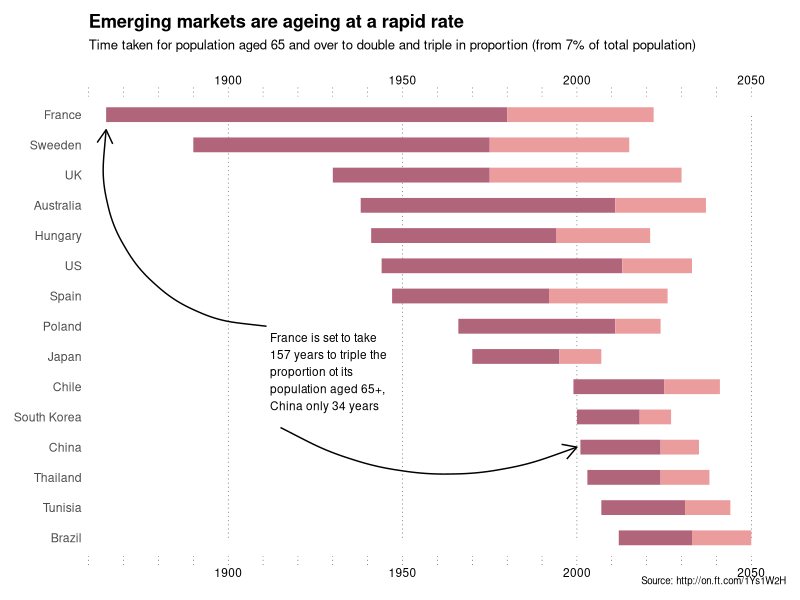

Source code (R):
# https://gist.github.com/hrbrmstr/f12101f8ef1657f9e1457e0dde1602f8#file-ftpop-csv


ft <- tibble::tribble(
       ~country, ~start_year, ~double, ~triple,
       "France",       1865L,    115L,     42L,
      "Sweeden",       1890L,     85L,     40L,
           "UK",       1930L,     45L,     55L,
    "Australia",       1938L,     73L,     26L,
           "US",       1944L,     69L,     20L,
        "Spain",       1947L,     45L,     34L,
      "Hungary",       1941L,     53L,     27L,
       "Poland",       1966L,     45L,     13L,
        "Chile",       1999L,     26L,     16L,
       "Brazil",       2012L,     21L,     17L,
      "Tunisia",       2007L,     24L,     13L,
        "Japan",       1970L,     25L,     12L,
     "Thailand",       2003L,     21L,     14L,
        "China",       2001L,     23L,     11L,
  "South Korea",       2000L,     18L,      9L
  )


library(ggplot2)
library(dplyr)

# ft <- read.csv("ftpop.csv", stringsAsFactors=FALSE)

arrange(ft, start_year) %>%
  mutate(country=factor(country, levels=c(" ", rev(country), "  "))) -> ft

ft_labs <- data_frame(
  x=c(1900, 1950, 2000, 2050, 1900, 1950, 2000, 2050),
  y=c(rep(" ", 4), rep("  ", 4)),
  hj=c(0.5, 0.5, 0.5, 0.5, 0.5, 0.5, 0.5, 0.5),
  vj=c(1, 1, 1, 1, 0, 0, 0, 0)
)

ft_lines <- data_frame(x=c(1900, 1950, 2000, 2050))

ft_ticks <- data_frame(x=seq(1860, 2050, 10))

gg <- ggplot()

# tick marks & gridlines
gg <- gg + geom_segment(data= ft_lines, aes(x=x, xend=x, y=2, yend=16),
                        linetype="dotted", size=0.15)
gg <- gg + geom_segment(data=ft_ticks, aes(x=x, xend=x, y=16.9, yend=16.6),
                        linetype="dotted", size=0.15)
gg <- gg + geom_segment(data=ft_ticks, aes(x=x, xend=x, y=1.1, yend=1.4),
                        linetype="dotted", size=0.15)

# double & triple bars
gg <- gg + geom_segment(data=ft, size=5, color="#b0657b",
                        aes(x=start_year, xend=start_year+double, y=country, yend=country))
gg <- gg + geom_segment(data=ft, size=5, color="#eb9c9d",
                        aes(x=start_year+double, 
                            xend=start_year+double+triple, y=country, yend=country))

# tick labels
gg <- gg + geom_text(data=ft_labs, aes(x, y, label=x, hjust=hj, vjust=vj), size=3)

# annotations
gg <- gg + geom_label(data=data.frame(), hjust=0, label.size=0, size=3,
                      aes(x=1911, y=7.5, label="France is set to take\n157 years to triple the\nproportion ot its\npopulation aged 65+,\nChina only 34 years"))
gg <- gg + geom_curve(data=data.frame(), aes(x=1911, xend=1865, y=9, yend=15.5),
                      curvature=-0.5, arrow=arrow(length=unit(0.03, "npc")))
gg <- gg + geom_curve(data=data.frame(), aes(x=1915, xend=2000, y=5.65, yend=5),
                      curvature=0.25, arrow=arrow(length=unit(0.03, "npc")))

# pretty standard stuff here
gg <- gg + scale_x_continuous(expand=c(0,0), limits=c(1860, 2060))
gg <- gg + scale_y_discrete(drop=FALSE)
gg <- gg + labs(x=NULL, y=NULL, title="Emerging markets are ageing at a rapid rate",
                subtitle="Time taken for population aged 65 and over to double and triple in proportion (from 7% of total population)",
                caption="Source: http://on.ft.com/1Ys1W2H")
gg <- gg + theme_minimal()
gg <- gg + theme(axis.text.x=element_blank())
gg <- gg + theme(panel.grid=element_blank())
gg <- gg + theme(plot.margin=margin(10,10,10,10))
gg <- gg + theme(plot.title=element_text(face="bold"))
gg <- gg + theme(plot.subtitle=element_text(size=9.5, margin=margin(b=10)))
gg <- gg + theme(plot.caption=element_text(size=7, margin=margin(t=-10)))
gg